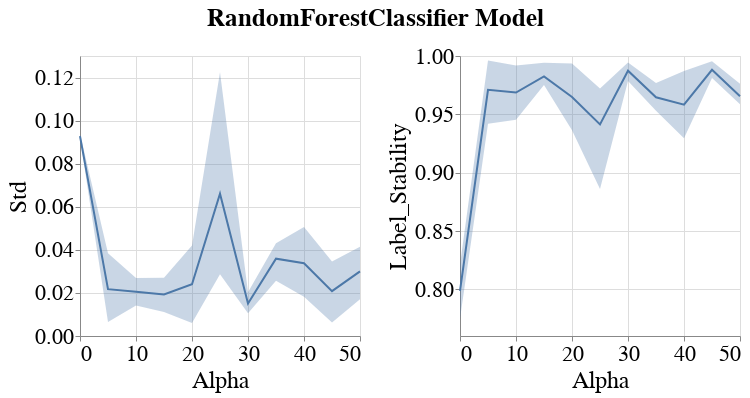

Source (notebook cell):
### Code cell
visualizer.create_subgroup_metrics_line_band_plot(model_name=MODEL_NAMES[0],
                                                  subgroup_metrics=['Std', 'Label_Stability'],
                                                  subgroup='sex_dis')
